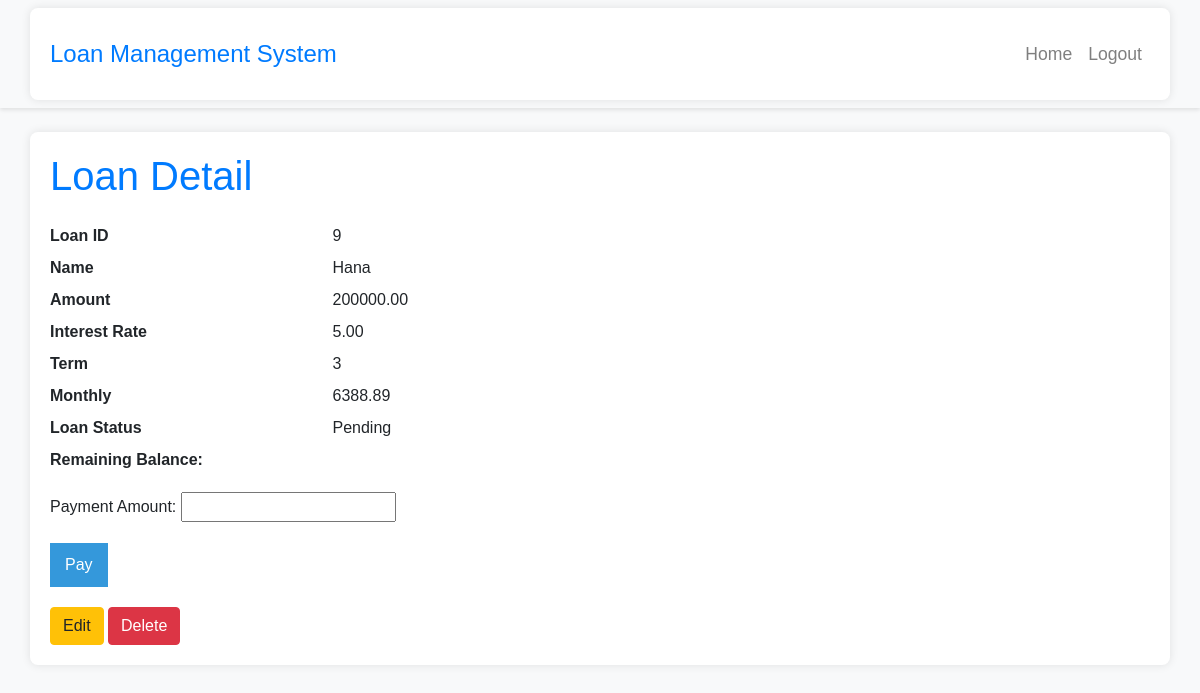
Screenshot of /loans/loan/9/ (signed in) with the database file from the repository.
### loans/models.py (models this page shows, shortened)
class Loan(models.Model):
    user = models.ForeignKey(User, on_delete=models.CASCADE)
    name = models.CharField(max_length=100, null = True)
    amount = models.DecimalField(max_digits=10, decimal_places=2)
    interest_rate = models.DecimalField(max_digits=5, decimal_places=2)
    term_year = models.IntegerField()
    start_date = models.DateField(default="yyyy-mm-dd")
    status = models.CharField(max_length=20, default='Pending')
    def total(self):
        total = self.amount * (1 + self.interest_rate / 100 * self.term_year)
        return round(total,2)
    def monthly_payment(self):
        interest_percentage = self.interest_rate / 100
        months = self.term_year * 12
        interest = self.amount * interest_percentage * self.term_year
        monthly = (self.amount + interest) / months
        return round(monthly,2)

### loans/views.py (the view)
# urls.py: path('loan/<int:pk>/', views.loan_detail, name='loan_detail'),
@login_required
def loan_detail(request, pk):
    loan = Loan.objects.get(pk=pk)
    remaining_balance = loan.total()
    if request.method == 'POST':
        form = PaymentForm(request.POST)
        if form.is_valid():
            payment_amount = form.cleaned_data['payment_amount']
            remaining_balance -= payment_amount
            loan.status = 'Paid' if loan.amount <= payment_amount else 'Partially Paid'
            loan.save()
            return redirect('loan_detail', pk=pk)
    else:
        form = PaymentForm()
    return render(request, 'loans/loan_detail.html', {'loan': loan, 'form': form, 'remaining_balance': remaining_balance})

### loans/forms.py
class PaymentForm(forms.Form):
    payment_amount = forms.DecimalField(label='Payment Amount', max_digits=10, decimal_places=2)

### loans/templates/loans/loan_detail.html (shortened to what this page needs)
{% extends "index.html" %}
{% block content %}
<h1 class="mb-4">Loan Detail</h1>
<dl class="row">
    <dt class="col-sm-3">Loan ID</dt>
    <dd class="col-sm-9">{{ loan.id }}</dd>
    <dt class="col-sm-3">Name</dt>
    <dd class="col-sm-9">{{ loan.name }}</dd>
    <dt class="col-sm-3">Amount</dt>
    <dd class="col-sm-9">{{ loan.amount }}</dd>
    <dt class="col-sm-3">Interest Rate</dt>
    <dd class="col-sm-9">{{ loan.interest_rate }}</dd>
    <dt class="col-sm-3">Term</dt>
    <dd class="col-sm-9">{{ loan.term_year }}</dd>
    <dt class="col-sm-3">Monthly</dt>
    <dd class="col-sm-9">{{ loan.monthly_payment }}</dd>
    <dt class="col-sm-3">Loan Status</dt>
    <dd class="col-sm-9">{{ loan.status }}</dd>
    <dt class="col-sm-3">Remaining Balance: </dt>
    <dd class="col-sm-9">{{ remainig_balance }}</dd>
</dl>
<form method="post">
    {{ form.as_p }}
    <button type="submit">Pay</button>
</form>
<a href="{% url 'loan_update' loan.id %}" class="btn btn-warning">Edit</a>
<a href="{% url 'loan_delete' loan.id %}" class="btn btn-danger">Delete</a>
{% endblock %}

### loans/static/loans/style.css (style rules this page uses)
body { font-family: Arial, sans-serif; background-color: #f8f9fa; }
h1 { color: #007bff; }
a { color: #3498db; text-decoration: none; }
form { margin: 20px 0; }
button { background-color: #3498db; color: white; border: none; padding: 10px 15px; cursor: pointer; }

### rows the page displays
Loan: id "9", name "Hana", amount "200000.00", interest_rate "5.00", term_year "3", monthly_payment "6388.89", status "Pending"
